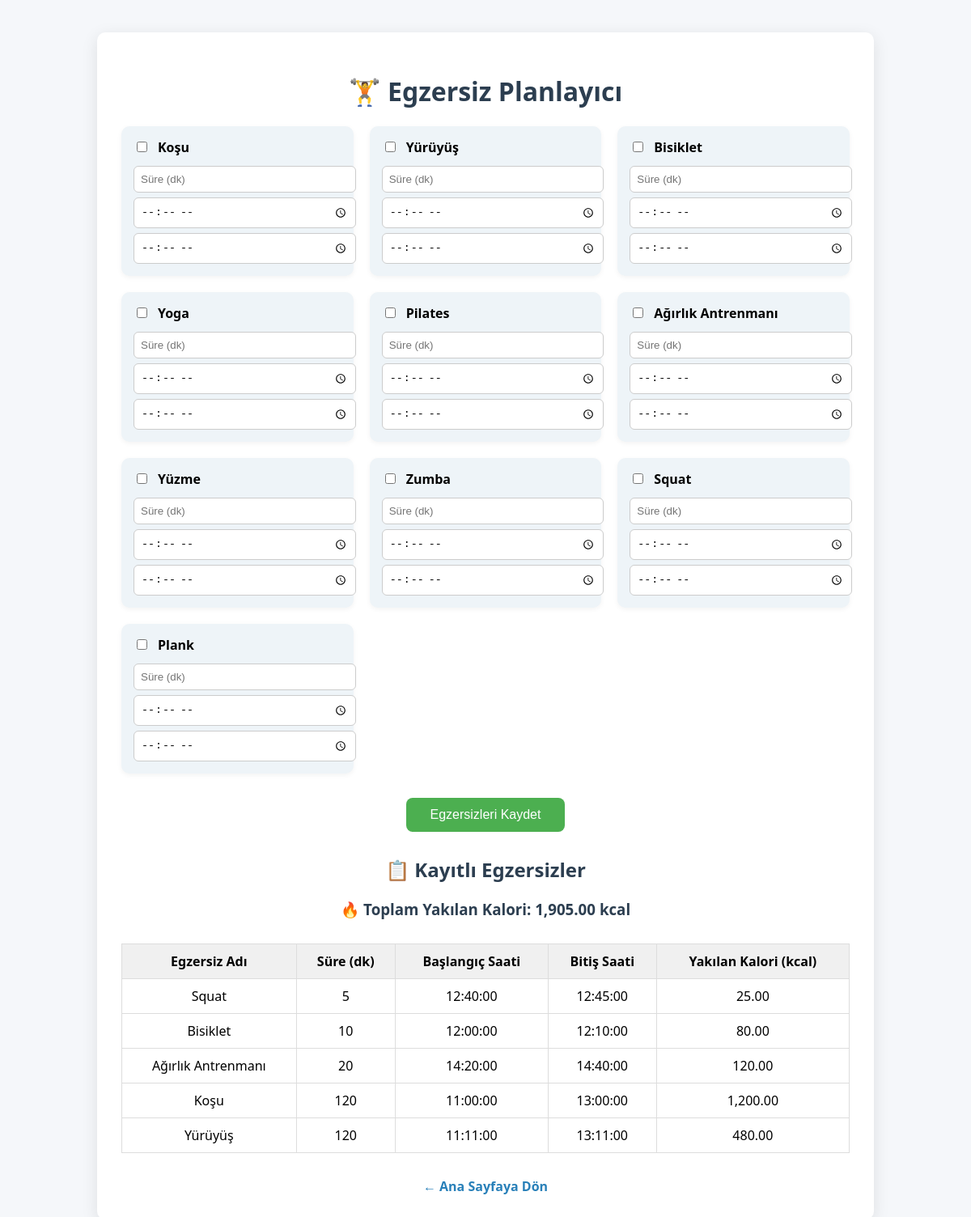
/pages/egzersizplanlayici.php (signed in), run on the app's committed database.
### tables this page shows
CREATE TABLE `egzersizler` (
  `id` int(11) NOT NULL,
  `user_id` int(11) NOT NULL,
  `egzersiz_adi` varchar(100) NOT NULL,
  `suresi` int(11) NOT NULL,
  `baslangic_saati` time DEFAULT NULL,
  `bitis_saati` time DEFAULT NULL,
  `created_at` timestamp NOT NULL DEFAULT current_timestamp()
);

### pages/egzersizplanlayici.php (the view, shortened to what this page needs)
<?php
include __DIR__ . '/../includes/connection.php';
$userId = $_SESSION['user_id'] ?? 1;
$egzersizListesi = [
    "Koşu", "Yürüyüş", "Bisiklet", "Yoga", "Pilates",
    "Ağırlık Antrenmanı", "Yüzme", "Zumba", "Squat", "Plank"
];
$kaloriOranlari = [
    "Koşu" => 10, "Yürüyüş" => 4, "Bisiklet" => 8, "Yoga" => 3,
    "Pilates" => 4, "Ağırlık Antrenmanı" => 6, "Yüzme" => 9,
    "Zumba" => 7, "Squat" => 5, "Plank" => 4
];
$stmt = $connection->prepare("SELECT * FROM egzersizler WHERE user_id = :user_id ORDER BY id DESC");
$stmt->execute([':user_id' => $userId]);
$egzersizler = $stmt->fetchAll(PDO::FETCH_ASSOC);
$toplamKalori = 0;
foreach ($egzersizler as $egz) {
    $sure = (float)$egz['suresi'];
    $adi = $egz['egzersiz_adi'];
    if (isset($kaloriOranlari[$adi])) {
        $toplamKalori += $sure * $kaloriOranlari[$adi];
    }
}
?>
<!DOCTYPE html>
<html lang="tr">
<head>
    <link rel="stylesheet" href="../assets/css/egzersizplanlayici.css?v=<?= time(); ?>">
</head>
<body>
<div class="container">
    <h1>🏋️ Egzersiz Planlayıcı</h1>
    <form method="post">
        <div class="egzersiz-listesi">
            <?php foreach ($egzersizListesi as $egzersiz): ?>
                <div class="egzersiz-item">
                    <label>
                        <input type="checkbox" name="secili[<?= $egzersiz ?>]">
                        <?= htmlspecialchars($egzersiz) ?>
                    </label>
                    <input type="number" name="egzersiz[<?= $egzersiz ?>][sure]" placeholder="Süre (dk)" min="0">
                    <input type="time" name="egzersiz[<?= $egzersiz ?>][baslangic]">
                    <input type="time" name="egzersiz[<?= $egzersiz ?>][bitis]">
                </div>
            <?php endforeach; ?>
        </div>
        <button type="submit">Egzersizleri Kaydet</button>
    </form>
    <h2>📋 Kayıtlı Egzersizler</h2>
    <h3>🔥 Toplam Yakılan Kalori: <?= number_format($toplamKalori, 2) ?> kcal</h3>
    <?php if (count($egzersizler) > 0): ?>
        <table>
            <thead>
                <tr>
                    <th>Egzersiz Adı</th>
                    <th>Süre (dk)</th>
                    <th>Başlangıç Saati</th>
                    <th>Bitiş Saati</th>
                    <th>Yakılan Kalori (kcal)</th>
                </tr>
            </thead>
            <tbody>
                <?php foreach ($egzersizler as $row): ?>
                    <tr>
                        <td><?= htmlspecialchars($row['egzersiz_adi']) ?></td>
                        <td><?= htmlspecialchars($row['suresi']) ?></td>
                        <td><?= $row['baslangic_saati'] ?? '-' ?></td>
                        <td><?= $row['bitis_saati'] ?? '-' ?></td>
                        <td><?= number_format($row['suresi'] * $kaloriOranlari[$row['egzersiz_adi']], 2) ?></td>
                    </tr>
                <?php endforeach; ?>
            </tbody>
        </table>
    <?php else: ?>
        <p style="text-align:center;">Henüz kayıtlı egzersiz yok.</p>
    <?php endif; ?>
    <a href="../index.php">← Ana Sayfaya Dön</a>
</div>
</body>
</html>

### assets/css/egzersizplanlayici.css (style rules this page uses)
body { font-family: 'Segoe UI', sans-serif; background-color: #f5f7fa; margin: 0; padding: 0; }
.container { max-width: 900px; margin: 40px auto; background-color: white; padding: 30px; border-radius: 10px; box-shadow: 0 5px 20px rgba(0,0,0,0.1); }
h1, h2, h3 { text-align: center; color: #2c3e50; }
form { margin-top: 20px; }
.egzersiz-listesi { display: grid; grid-template-columns: repeat(auto-fit, minmax(270px, 1fr)); gap: 20px; }
.egzersiz-item { background-color: #eef4f8; padding: 15px; border-radius: 10px; box-shadow: 0 2px 6px rgba(0,0,0,0.05); }
.egzersiz-item label { font-weight: bold; margin-bottom: 6px; display: flex; align-items: center; gap: 10px; }
.egzersiz-item input[type="number"], .egzersiz-item input[type="time"] { width: 100%; margin-top: 6px; padding: 8px; border-radius: 6px; border: 1px solid #ccc; }
button { display: block; margin: 30px auto; background-color: #4CAF50; color: white; padding: 12px 30px; border: none; border-radius: 8px; font-size: 16px; cursor: pointer; }
table { width: 100%; border-collapse: collapse; margin-top: 30px; }
table th, table td { padding: 10px; border: 1px solid #ddd; text-align: center; }
table th { background-color: #f0f0f0; }
a { display: block; text-align: center; margin-top: 30px; text-decoration: none; color: #2980b9; font-weight: bold; }

### data on the page
egzersizler: egzersiz_adi "Squat", suresi "5", baslangic_saati "12:40:00", bitis_saati "12:45:00", $row['suresi'] * $kaloriOranlari[$row['egzersiz_adi']] "25.00"
egzersizler: egzersiz_adi "Bisiklet", suresi "10", baslangic_saati "12:00:00", bitis_saati "12:10:00", $row['suresi'] * $kaloriOranlari[$row['egzersiz_adi']] "80.00"
egzersizler: egzersiz_adi "Ağırlık Antrenmanı", suresi "20", baslangic_saati "14:20:00", bitis_saati "14:40:00", $row['suresi'] * $kaloriOranlari[$row['egzersiz_adi']] "120.00"
egzersizler: egzersiz_adi "Koşu", suresi "120", baslangic_saati "11:00:00", bitis_saati "13:00:00", $row['suresi'] * $kaloriOranlari[$row['egzersiz_adi']] "1,200.00"
egzersizler: egzersiz_adi "Yürüyüş", suresi "120", baslangic_saati "11:11:00", bitis_saati "13:11:00", $row['suresi'] * $kaloriOranlari[$row['egzersiz_adi']] "480.00"

### other printed values
$egzersiz "Koşu"
$egzersiz "Yürüyüş"
$egzersiz "Bisiklet"
$egzersiz "Yoga"
$egzersiz "Pilates"
$egzersiz "Ağırlık Antrenmanı"
$egzersiz "Yüzme"
$egzersiz "Zumba"
$egzersiz "Squat"
$egzersiz "Plank"
$toplamKalori "1,905.00"
